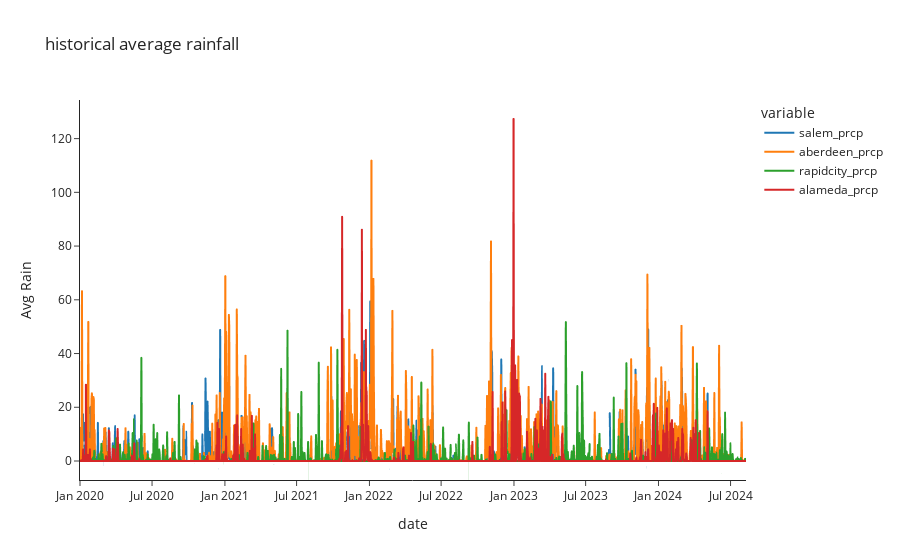

This figure's notebook cell:
### Markdown cell above
## plot

### Code cell
# using plotly
fig = px.line(rain_places_df, x="time_index", y=rain_yaxis_names, title="historical average rainfall", template='simple_white')

fig.update_layout(xaxis_title="date", yaxis_title="Avg Rain")

plotly.offline.plot(fig, filename='historical_rain.html')
fig.show()

### Figure 1 — Plotly figure (JSON) as saved in the notebook; plotly's stock layout.template omitted (floating-point values rounded to 4 significant figures; data arrays with more than 128 entries replaced by an {"elided": "..."} marker saying what was removed)
{"data": [{"hovertemplate": "variable=salem_prcp<br>time_index=%{x}<br>value=%{y}<extra></extra>", "legendgroup": "salem_prcp", "line": {"color": "#1F77B4", "dash": "solid"}, "marker": {"symbol": "circle"}, "mode": "lines", "name": "salem_prcp", "showlegend": true, "type": "scattergl", "x": {"elided": "1683 str values"}, "xaxis": "x", "y": {"elided": "1683 float values"}, "yaxis": "y"}, {"hovertemplate": "variable=aberdeen_prcp<br>time_index=%{x}<br>value=%{y}<extra></extra>", "legendgroup": "aberdeen_prcp", "line": {"color": "#FF7F0E", "dash": "solid"}, "marker": {"symbol": "circle"}, "mode": "lines", "name": "aberdeen_prcp", "showlegend": true, "type": "scattergl", "x": {"elided": "1683 str values"}, "xaxis": "x", "y": {"elided": "1683 float values"}, "yaxis": "y"}, {"hovertemplate": "variable=rapidcity_prcp<br>time_index=%{x}<br>value=%{y}<extra></extra>", "legendgroup": "rapidcity_prcp", "line": {"color": "#2CA02C", "dash": "solid"}, "marker": {"symbol": "circle"}, "mode": "lines", "name": "rapidcity_prcp", "showlegend": true, "type": "scattergl", "x": {"elided": "1683 str values"}, "xaxis": "x", "y": {"elided": "1683 float values"}, "yaxis": "y"}, {"hovertemplate": "variable=alameda_prcp<br>time_index=%{x}<br>value=%{y}<extra></extra>", "legendgroup": "alameda_prcp", "line": {"color": "#D62728", "dash": "solid"}, "marker": {"symbol": "circle"}, "mode": "lines", "name": "alameda_prcp", "showlegend": true, "type": "scattergl", "x": {"elided": "1683 str values"}, "xaxis": "x", "y": {"elided": "1683 float values"}, "yaxis": "y"}], "layout": {"legend": {"title": {"text": "variable"}, "tracegroupgap": 0}, "title": {"text": "historical average rainfall"}, "xaxis": {"anchor": "y", "domain": [0, 1], "title": {"text": "date"}}, "yaxis": {"anchor": "x", "domain": [0, 1], "title": {"text": "Avg Rain"}}}}
